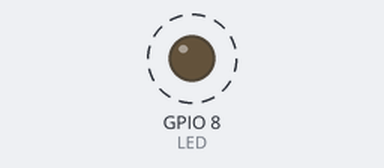
The program below on a simulated ESP32-C3. Shown: output pins drawn as LEDs (lit = HIGH). Dashed ring = blinking. What the program prints to the serial monitor is not drawn.

Above: at 0.1 s.
Timing chart, 0 to 3.0 s (numbered marks = the images above):
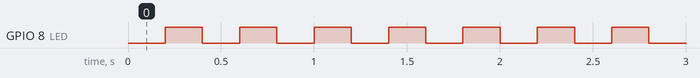

The program:

main.cpp
```cpp
#include <Arduino.h>

#define LED 8

void ledON();
void ledOFF();

void setup() {
  pinMode(LED, OUTPUT);
  digitalWrite(LED, LOW);

  Serial.begin(115200);
  Serial.println("Start blinky");
}

void loop() {
  ledON();
  delay(200);

  ledOFF();
  delay(200);
}

void ledON() {
  Serial.println("LED ON");
  digitalWrite(LED, LOW);
}

void ledOFF() {
  Serial.println("LED OFF");
  digitalWrite(LED, HIGH);
}
```

Measured:
- by itself, GPIO 8 (LED): alternates HIGH for 0.20 s and LOW for 0.20 s
